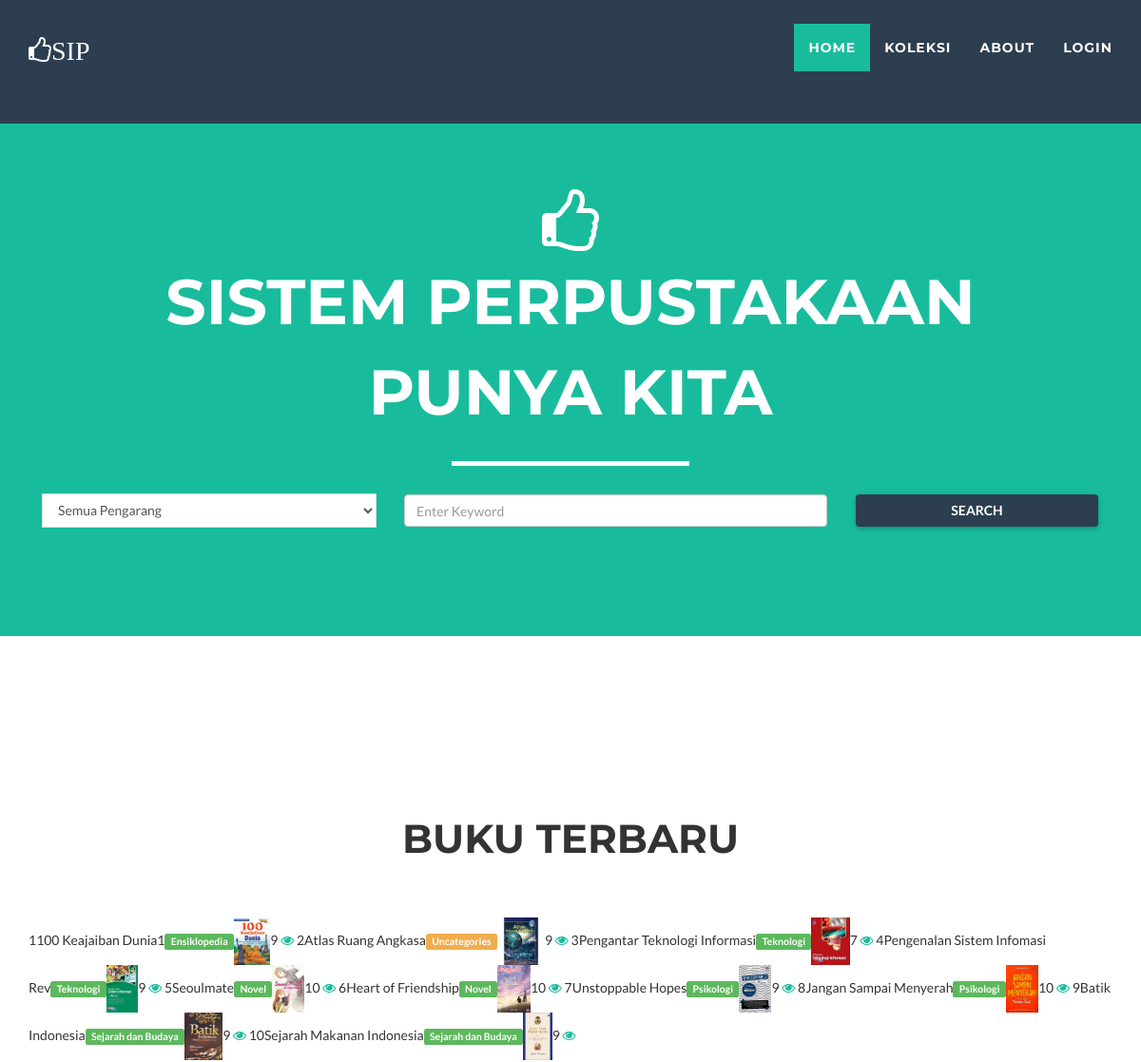
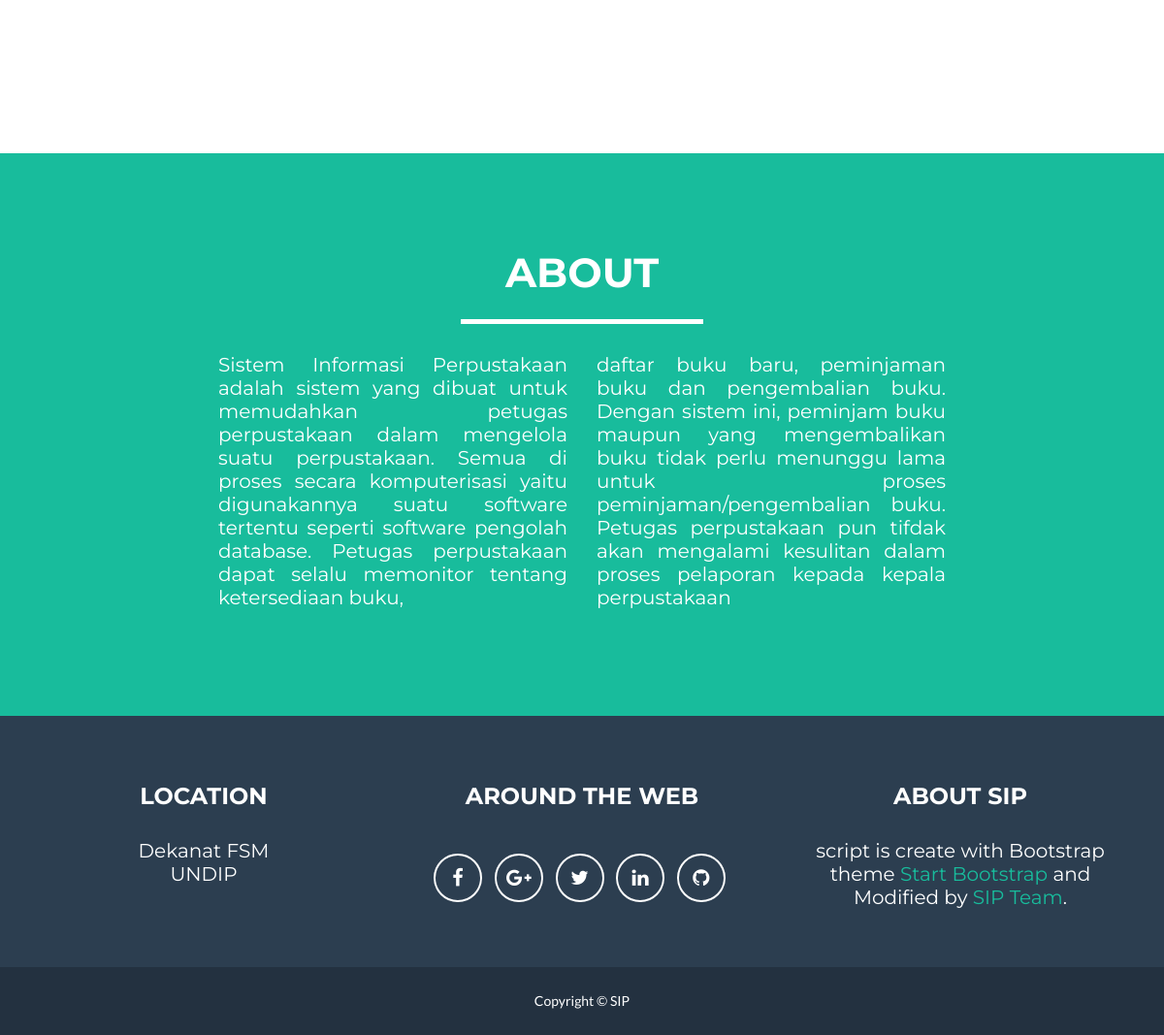
The page / on the database its author committed (2 pictures, top to bottom).
### tables this page shows
CREATE TABLE `buku` (
  `idbuku` int(11) NOT NULL,
  `isbn` char(13) NOT NULL,
  `judul` varchar(60) NOT NULL,
  `idkategori` int(11) NOT NULL,
  `pengarang` varchar(30) NOT NULL,
  `penerbit` varchar(30) NOT NULL,
  `kota_terbit` varchar(30) NOT NULL,
  `editor` varchar(30) NOT NULL,
  `file_gambar` varchar(60) NOT NULL,
  `tgl_update` date NOT NULL,
  `stok` int(11) NOT NULL,
  `stok_tersedia` int(11) NOT NULL
);

CREATE TABLE `kategori` (
  `idkategori` int(11) NOT NULL,
  `nama` varchar(30) NOT NULL
);

### dashboard/ajax_func/list_buku.php (the view, shortened to what this page needs)
<?php
	require_once('functions.php');
	if(isset($_GET['search'])){
		$search=$_GET['search'];
	}else{
		$search='';
	}
	if(isset($_GET['page'])){
		$page=$_GET['page'];
		$start = ($page-1)*10;
	}else{
		$start=0;
	}
	if($search=='Uncategories' || $search=='uncategories'){
		$query = "SELECT * FROM buku WHERE idkategori=0
				LIMIT 10 OFFSET $start";
	}else{
		$query = "SELECT * FROM buku b LEFT JOIN kategori k ON b.idkategori=k.idkategori
				WHERE judul like '%$search%' OR pengarang like '%$search%' OR penerbit like '%$search%' OR nama like '%$search%'
				LIMIT 10 OFFSET $start";
	}
	$result = $con->query( $query );
	$i=$start+1;
?>
<?php
	while($row = $result->fetch_object()){
		echo "<tr>";
		echo "<td>".$i."</td>";$i++;
		echo "<td>".$row->judul."</td>";
		echo "<td>"; if(empty($row->nama)) echo '<a href="?search=Uncategories"><span class="label label-warning">Uncategories</span></a>' ; else echo '<a href="?search='.$row->nama.'"><span class="label label-success">'.$row->nama.'</span></a>'; echo "</td>";
		echo "<td><img src='assets/img/".$row->file_gambar."' height='50px;' /></td>";
		echo "<td>".$row->stok_tersedia."</td>";
		echo "<td>
				<a href='detail_buku.php?isbn=".$row->isbn."'><i class='fa fa-eye fa'></i></a>&nbsp;";
		echo "</tr>";
	}
?>

### assets/css/table.css (style rules this page uses)
body { background-color: #3e94ec; font-family: "Roboto", helvetica, arial, sans-serif; font-size: 16px; font-weight: 400; text-rendering: optimizeLegibility; }

### assets/css/main.css (style rules this page uses)
body { font-family: 'Montserrat', sans-serif; font-weight: 400; font-size: 13px; line-height: 24px; overflow-x: hidden; }
a { color: #444; -webkit-transition: all .3s linear; -moz-transition: all .3s linear; -ms-transition: all .3s linear; -o-transition: all .3s linear; transition: all .3s linear; }
img { max-width: 100%; }

### rows shown on the page
buku: judul "100 Keajaiban Dunia1", idkategori.nama "Ensiklopedia", file_gambar (picture), stok_tersedia "9"
buku: judul "Atlas Ruang Angkasa", shows "Uncategories", file_gambar (picture), stok_tersedia "9"
buku: judul "Pengantar Teknologi Informasi", idkategori.nama "Teknologi", file_gambar (picture), stok_tersedia "7"
buku: judul "Pengenalan Sistem Infomasi Rev", idkategori.nama "Teknologi", file_gambar (picture), stok_tersedia "9"
buku: judul "Seoulmate", idkategori.nama "Novel", file_gambar (picture), stok_tersedia "10"
buku: judul "Heart of Friendship", idkategori.nama "Novel", file_gambar (picture), stok_tersedia "10"
buku: judul "Unstoppable Hopes", idkategori.nama "Psikologi", file_gambar (picture), stok_tersedia "9"
buku: judul "Jangan Sampai Menyerah", idkategori.nama "Psikologi", file_gambar (picture), stok_tersedia "10"
buku: judul "Batik Indonesia", idkategori.nama "Sejarah dan Budaya", file_gambar (picture), stok_tersedia "9"
buku: judul "Sejarah Makanan Indonesia", idkategori.nama "Sejarah dan Budaya", file_gambar (picture), stok_tersedia "9"
